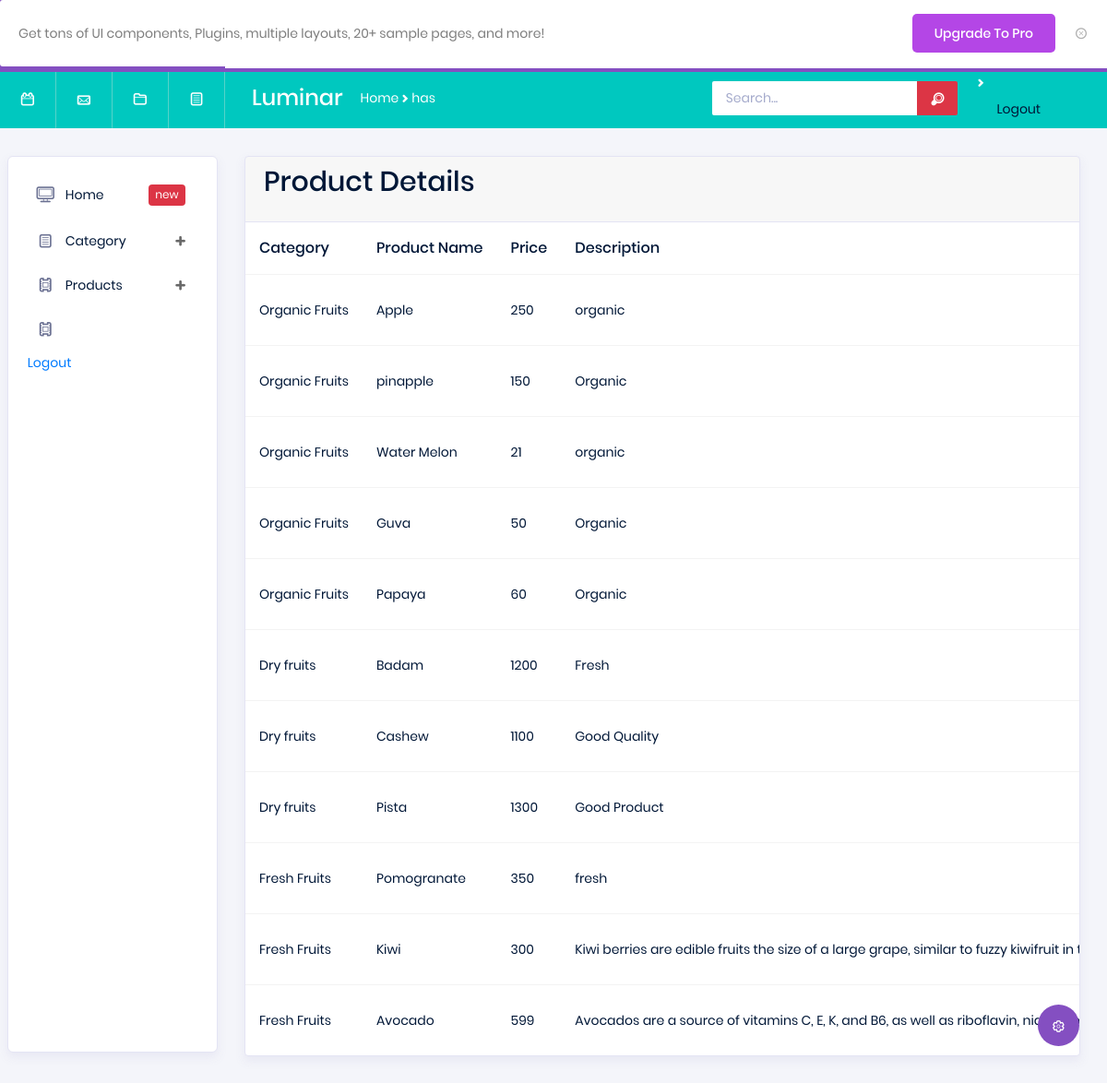
/disp_product/, run on the app's committed database.
### myapp/models.py (models this page shows)
class productDb(models.Model):
    Category=models.CharField(max_length=60,null=True,blank=True)
    PrdctName=models.CharField(max_length=60,null=True,blank=True)
    Price=models.IntegerField(null=True,blank=True)
    Description=models.CharField(max_length=200,null=True,blank=True)
    Brand=models.CharField(max_length=50,null=True,blank=True)
    Productimage=models.ImageField(upload_to="Dp",null=True,blank=True)

### myapp/views.py (the view)
# urls.py: path('disp_product/',views.disp_product,name="disp_product"),
def disp_product(req):
    product=productDb.objects.all()
    return render(req,"Displayproduct.html",{'product':product})

### myapp/templates/Displayproduct.html (shortened to what this page needs)
<!DOCTYPE html>
{% extends 'index.html' %}
{% block content %}
<html lang="en">
<head>
</head>
<body>
<div class="card">
                                            <div class="card-header">
                                                <h3>Product Details</h3>
                                            </div>
                                            <div class="card-block table-border-style">
                                                <div class="table-responsive">
                                                    <table class="table table-inverse">
                                                        <thead>
                                                            <tr>
                                                                <th>Category</th>
                                                                <th>Product Name</th>
                                                                <th>Price</th>
                                                                <th>Description</th>
                                                            </tr>
                                                        </thead>
                                                        <tbody>
                                                        {% for i in product %}
                                                           <tr>
                                                               <td>{{i.Category}}</td>
                                                               <td>{{i.PrdctName}}</td>
                                                               <td>{{i.Price}}</td>
                                                               <td>{{i.Description}}</td>
                                                           </tr>
                                                        {% endfor %}
                                                        </tbody>
                                                    </table>
                                                </div>
                                            </div>
                                        </div>
</body>
</html>
{% endblock %}

### data on the page
productDb: Category "Organic Fruits", PrdctName "Apple", Price "250", Description "organic"
productDb: Category "Organic Fruits", PrdctName "pinapple", Price "150", Description "Organic"
productDb: Category "Organic Fruits", PrdctName "Water Melon", Price "21", Description "organic"
productDb: Category "Organic Fruits", PrdctName "Guva", Price "50", Description "Organic"
productDb: Category "Organic Fruits", PrdctName "Papaya", Price "60", Description "Organic"
productDb: Category "Dry fruits", PrdctName "Badam", Price "1200", Description "Fresh"
productDb: Category "Dry fruits", PrdctName "Cashew", Price "1100", Description "Good Quality"
productDb: Category "Dry fruits", PrdctName "Pista", Price "1300", Description "Good Product"
productDb: Category "Fresh Fruits", PrdctName "Pomogranate", Price "350", Description "fresh"
productDb: Category "Fresh Fruits", PrdctName "Kiwi", Price "300", Description "Kiwi berries are edible fruits the size of a large grape, similar to fuzzy kiwifruit in…"
productDb: Category "Fresh Fruits", PrdctName "Avocado", Price "599", Description "Avocados are a source of vitamins C, E, K, and B6, as well as riboflavin,…"
